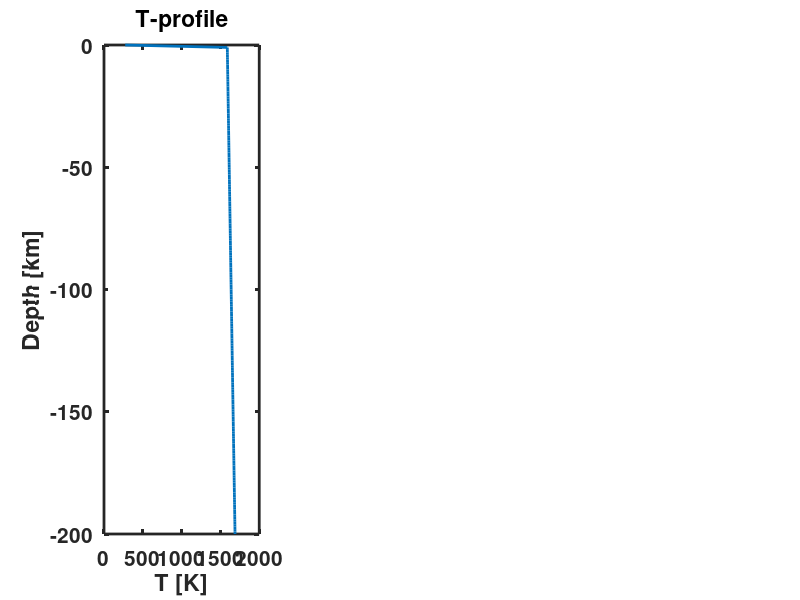

This chart was generated by the following MATLAB code: (Note: this script raises an error after producing the figure.)
function [T,Py] = ContinentalGeotherm_1D(T,M,N,Py,t,plotparam)
% Function to calculate the 1D geotherm for a continental lithosphere.    %
% Temperature is calculated by solving the 1-D heat equation assuming     %
% variable thermal parameters and a radiogenic heat source.               %
% The equation is solved using a proper conserving finite difference      %
% scheme.                                                                 %
% The vertical axis is pointing downwards in negative direction.          %
%                                                                         %
% Input:                                                                  %
%   A list of structural parameters M,N,Py,t,plotparam                    %
%   M - contains:                                                         %
%       H   -   Model depth [ m ]                                         %
%       zUC -   Lower upper crust boundary [ m ]                          %
%       zLC -   Lower lower crust boundary [ m ]                          %
%   N - contains:                                                         %
%       nz  -   Number of grid points                                     %
%   Py - contains:                                                        %
%       for each layer (upper[UC] and lower[LC] crust and mantle[M])      %
%       rho -   Density [ kg/m^3 ]                                        %
%       cp  -   Specific heat [ J/kg/K ]                                  %
%       k   -   Thermal conductivity [ W/m/K ]                            %
%       H   -   Volumetric radiogentic heat source [ W/kg ]               %
%   t - contains:                                                         %
%       dtfac   -   Courant criterion                                     %
%       age     -   Lithospheric age [ Ma ]                               %
%   plotparam:                                                            %
%       0   -   no plotting                                               %
%       1   -   Plot initial and final temperature profile and thermal    %
%               parameters. The solution of the 1-D heat equation is      %
%               compared to the steady state solution (poisson equation). %
%                                                                         %
% Output:                                                                 %
%   T - contains:                                                         %
%       Tpot    -   Potential mantle temperature [ K ]                    %
%       dTadi   -   Adiabatic mantle temperature gradient [ K/km ]        %
%       T0      -   Surface temperature [ K ]                             %
%       T1      -   Bottom temperature [ K ]                              %
%       T       -   Tempeture profile [ K ]                               %
%                                                                         %
% ----------------------------------------------------------------------- %
%    LF - 17.02.2023 -                                                    %
% ======================================================================= %

if nargin==0
    %% ================================================================== %
    % Use some default values if no input parameters are defined ======== %
    % Constants --------------------------------------------------------- %
    M.H         =   -200e3;             % Hight of the model [ m ]
    M.zUC       =   -10e3;              % Depth of the upper crust [ m ]
    M.zLC       =   -35e3;              % Depth of the lower crust [ m ]
    
    N.nz        =   201;                % Number of grid points
    N.dz        =   M.H/(N.nz - 1);     % Grid resolution
    
    M.z         =   (0:N.dz:M.H)';      % Depth [ m ]
    M.zc        =   (N.dz/2:N.dz:M.H-N.dz/2)';
    
    % Mantle properties
    Py.rhoM     =   3000;               % Density [ kg/m^3 ]
    Py.cpM      =   1000;               % Heat capacity [ J/kg/K ]
    Py.kM       =   2.3;                % Conductivity [ W/m/K ]
    Py.HM       =   0;                  % Heat generation rate [W/kg]; Q = rho*H;2.3e-12
    
    % Upper crust properties
    Py.rhoUC    =   2700;               % [ kg/m^3 ]
    Py.kUC      =   3.0;                % [ W/m/K ]
    Py.HUC      =   617e-12;            % [ W/kg ]
    Py.cpUC     =   Py.cpM;
    
    % Lower crust properties
    Py.rhoLC    =   2900;               % [ kg/m^3 ]
    Py.kLC      =   2.0;                % [ W/m/K ]
    Py.HLC      =   43e-12;             % [ W/kg ]
    Py.cpLC     =   Py.cpM;
    
    M.UCind     =   M.z>=M.zUC;
    M.LCind     =   M.z>=M.zLC&M.z<M.zUC;
    M.Mind      =   M.z<=M.zLC;
    
    % Initial Condition ------------------------------------------------- %
    T.Tpot  =   1315 + 273.15;                      % Potential temperautre [ K ]
    T.dTadi =   0.5;                                % Adiabatic temperature gradient [ K/km ]
    T.T0    =   273.15;                             % Surface temperature [ K ]
    T.T1    =   T.Tpot + T.dTadi.*abs(M.H./1e3);    % Bottom temperature [ K ]
    T.T     =   T.Tpot + abs(M.z/1e3)*T.dTadi;      % Initial T-profile [ K ]
    T.T(1)  =   T.T0;    
    T.ubound    =   'const';
    T.utbf      =   -0.0133;                % c     =   -k/q -> 50 mW/m^2
    T.lbound    =   'const';        
    T.ltbf      =   -0.0043;                % c     =   -k/q -> 10 mW/m^2
    
    % Time stability criterion ------------------------------------------ %
    t.dtfac =   1.0;                % Courant criterion
    t.age   =   1000;                 % Lithosphere age [ Ma ]
    t.tfac  =   (60*60*24*365.25);  % Seconds per year
    t.age   =   t.age.*1e6*t.tfac;  % Age in seconds
    % =================================================================== %
    
    %% Plot Initial condition =========================================== %
    %     pos     =   [115.4,342.0,1206.4,420.0];
    %     set(figure(1),'Position',pos);
    plotparam   =   1;
    fig = figure;
    clf
    subplot(1,3,1)
    plot(T.T,M.z./1e3,'LineWidth',2)
    xlabel('T [K]'); ylabel('Depth [km]'); title('T-profile')
    set(gca,'FontWeight','Bold','LineWidth',2,'FontSize',15)
    % =================================================================== %
else
    %% ================================================================== %
    % Initial Condition ------------------------------------------------- %
    T.T1    =   T.Tpot + T.dTadi.*abs(M.H./1e3);    % Bottom temperature [ K ]
    T.T     =   T.Tpot + abs(M.z/1e3)*T.dTadi;      % Initial T-profile [ K ]
    T.T(1)  =   T.T0;
    % =================================================================== %
    if plotparam
        fig = figure;
        clf
        subplot(1,3,1)
        plot(T.T,M.z./1e3,'LineWidth',2)
        xlabel('T [K]'); ylabel('Depth [km]'); title('T-profile')
        set(gca,'FontWeight','Bold','LineWidth',2,'FontSize',15)
    end
end
%% Setup fields ========================================================= %
Py.k            =   zeros(N.nz,1);
Py.rho          =   zeros(N.nz,1);
Py.cp           =   zeros(N.nz,1);
Py.H            =   zeros(N.nz,1);

Py.rho(:)       =   Py.rhoM;
Py.rho(M.UCind) =   Py.rhoUC;
Py.rho(M.LCind) =   Py.rhoLC;

Py.k(:)         =   Py.kM;
Py.k(M.UCind)   =   Py.kUC;
Py.k(M.LCind)   =   Py.kLC;

Py.cp(:)        =   Py.cpM;
Py.cp(M.UCind)  =   Py.cpUC;
Py.cp(M.LCind)  =   Py.cpLC;

Py.H(:)         =   Py.HM;
Py.H(M.UCind)   =   Py.HUC;
Py.H(M.LCind)   =   Py.HLC;

%% Boundary condition =================================================== %
Py.H(1)         =   0;
Py.H(end)       =   0;

%% Time stability criterion ============================================= %
Py.kappa        =   max(Py.k)/min(Py.rho)/min(Py.cp);

t.dtexp         =   N.dz^2/2/Py.kappa;  % Stability criterion for explicit
t.dt            =   t.dtfac*t.dtexp;
t.nit           =   ceil(t.age./t.dt);  % Number of iterations
t.time          =   zeros(1,t.nit);     % Time array

%% Calculate 1-D temperature profile ==================================== %
for i = 1:t.nit
    if i > 1
        t.time(i)   =   t.time(i-1) + t.dt;
    end
    [T]     =   SolveDiff1Dimplicit_vary(N,T,Py,t);
end
% ----------------------------------------------------------------------- %

%% Calculate heaf flow ================================================== %
T.q         =   zeros(N.nz-1,1);
for j=1:N.nz-1
    T.q(j) = -(Py.k(j+1) + Py.k(j))/2 * ...
        (T.T(j+1) - T.T(j))/N.dz;
end
T.q(1)          =   - Py.k(1)*(T.T(2)-T.T(1))/N.dz;
T.q(N.nz-1)     =   - Py.k(N.nz)*(T.T(N.nz)-T.T(N.nz-1))/N.dz;
% ======================================================================= %

%% Plot profile if requested ============================================ %
if plotparam
    [T2]    =   Diff1D_stationary(N.nz,M.H,...
        Py.k,Py.H,Py.rho,T.T0,T.T1);
    
    if nargin == 0
        % Works only for the default parameters!
        T3      =   load('Continental_Geotherm_uc_lc_2D.txt');
    end
    
    figure(fig)
    subplot(1,3,1)
    hold on
    plot(T.T,M.z./1e3,'r-','LineWidth',2)
    plot(T2,M.z./1e3,'y--','LineWidth',2)
    if nargin == 0
        plot(T3(:,1)+273.15,T3(:,2),'m-.','LineWidth',2)
        legend('Inital',['T_{',num2str(t.age/1e6/t.tfac),'Ma}'],...
            'T_{stationary}','T_{2D}','Location','SouthWest')
    else
        legend('Inital',['T_{',num2str(t.age/1e6/t.tfac),'Ma}'],...
            'T_{stationary}','Location','SouthWest')
    end
    xlabel(' T [K] '); ylabel(' Depth [km] '); title('T-profile')
    set(gca,'FontWeight','Bold','LineWidth',2,'FontSize',15)
    subplot(1,3,2)
    plot(T.q.*1e3,M.zc./1e3,'LineWidth',2)
    xlabel('q [ mW ]'); ylabel('Depth [ km ]'); title('Heat Flux')
    set(gca,'FontWeight','Bold','LineWidth',2,'FontSize',15)
    subplot(1,3,3)
    hold on
    plot(Py.k,M.z./1e3,'LineWidth',2)
    plot(Py.cp./1e3,M.z./1e3,'LineWidth',2)
    plot(Py.rho,M.z./1e3,'LineWidth',2)
    plot(Py.H.*Py.rho./1e3,M.z./1e3,'LineWidth',2)
    xlabel('k; \rho; c_{p}; Q'); ylabel('Depth [ km ]'); box on
    title('Thermal parameters')
    legend('k [W/m/K]','c_{p} [kJ/kg/K]','\rho [kg/m^3]','Q [ mW/m^3 ]',...
        'Location','SouthWest')
    set(gca,'xscale','log','FontWeight','Bold','LineWidth',2,'FontSize',15)
end
% ======================================================================= %

end


